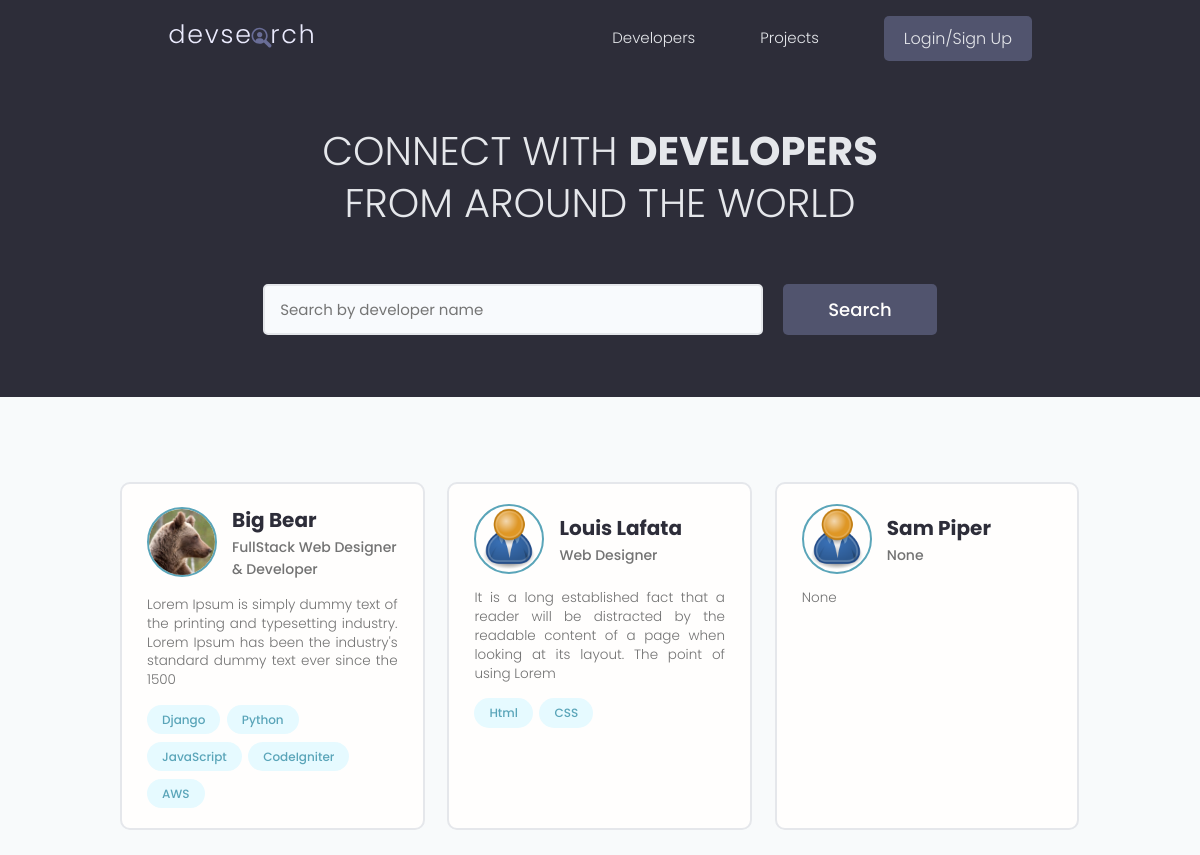
Before: / with the older database file.
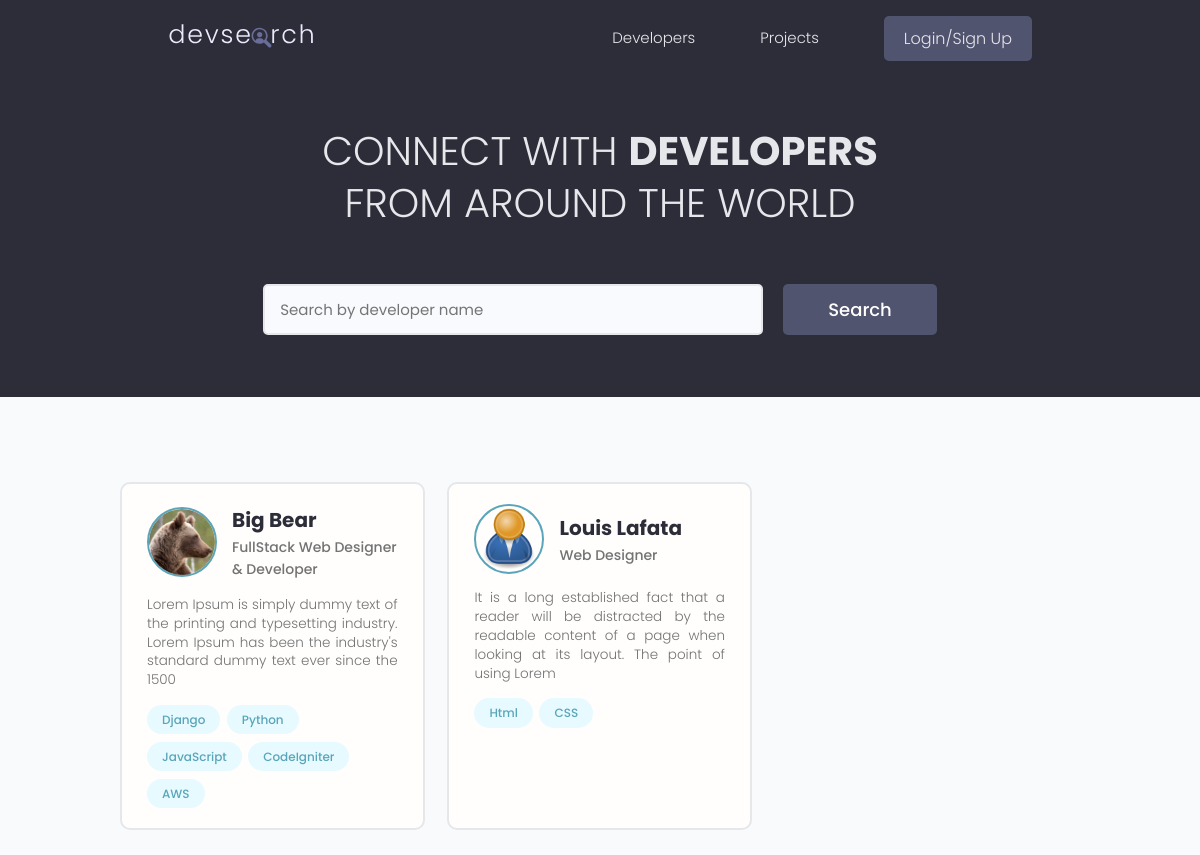
After: the same page with the newer database file.
### users/models.py (models this page shows, shortened)
class Profile(models.Model):
    user = models.OneToOneField(
        User, on_delete=models.CASCADE, null=True, blank=True)
    name = models.CharField(max_length=200, blank=True, null=True)
    email = models.EmailField(max_length=500, blank=True, null=True)
    username = models.CharField(max_length=200, blank=True, null=True)
    location = models.CharField(max_length=200, blank=True, null=True)
    short_intro = models.CharField(max_length=200, blank=True, null=True)
    bio = models.TextField(blank=True, null=True)
    profile_image = models.ImageField(
        null=True, blank=True, upload_to='profiles/', default="profiles/user-default.png")
    location = models.CharField(max_length=200, blank=True, null=True)
    social_github = models.CharField(max_length=200, blank=True, null=True)
    social_stackoverflow = models.CharField(
        max_length=200, blank=True, null=True)
    social_twitter = models.CharField(max_length=200, blank=True, null=True)
    social_linkedin = models.CharField(max_length=200, blank=True, null=True)
    social_youtube = models.CharField(max_length=200, blank=True, null=True)
    social_website = models.CharField(max_length=200, blank=True, null=True)
    created = models.DateTimeField(auto_now_add=True)
    id = models.UUIDField(default=uuid.uuid4, unique=True,
                          primary_key=True, editable=False)

class Skill(models.Model):
    owner = models.ForeignKey(
        Profile, on_delete=models.CASCADE, null=True, blank=True)
    name = models.CharField(max_length=200, blank=True, null=True)
    description = models.TextField(null=True, blank=True)
    created = models.DateTimeField(auto_now_add=True)
    id = models.UUIDField(default=uuid.uuid4, unique=True,
                          primary_key=True, editable=False)

### users/views.py (the view)
# urls.py: path('', views.profiles, name="profiles"),
def profiles(request):
    profiles, search_query = searchProfiles(request)
    custom_range, profiles = paginationProfiles(request, profiles, 3)
    context = {"profiles": profiles, "search_query": search_query,
               "custom_range": custom_range}
    return render(request, 'users/profiles.html', context)

### users/utils.py (called while the page is built)
def paginationProfiles(request, profiles, results):
    page = request.GET.get('page')
    paginator = Paginator(profiles, results)
    try:
        profiles = paginator.page(page)
    except PageNotAnInteger:
        page = 1
        profiles = paginator.page(page)
    except EmptyPage:
        page = paginator.num_pages
        profiles = paginator.page(page)
    leftIndex = (int(page)-1)
    if leftIndex < 1:
        leftIndex = 1
    rightIndex = (int(page)+1)
    if rightIndex > paginator.num_pages:
        rightIndex = paginator.num_pages+1
    custom_range = range(leftIndex, rightIndex)
    return custom_range, profiles

def searchProfiles(request):
    search_query = ''
    if request.GET.get('search_query'):
        search_query = request.GET.get('search_query')
    skills = Skill.objects.filter(name__icontains=search_query)
    profiles = Profile.objects.distinct().filter(
        Q(name__icontains=search_query) |
        Q(short_intro__icontains=search_query) |
        Q(skill__in=skills)
    )
    return profiles, search_query

### users/templates/users/profiles.html (shortened to what this page needs)
{% extends 'main.html' %}
{% block content %}
<main class="profiles">
  <section class="hero-section text-center">
    <div class="container container--narrow">
      <div class="hero-section__box">
        <h2>CONNECT WITH <span>DEVELOPERS</span></h2>
        <h2>FROM AROUND THE WORLD</h2>
      </div>
      <div class="hero-section__search">
        <form id="searchForm" class="form" action="{% url 'profiles' %}" method="get">
          <div class="form__field">
            <input class="input input--text" id="formInput#search" type="text" name="search_query"
              value="{{search_query}}" placeholder="Search by developer name" />
          </div>
          <input class="btn btn--sub btn--lg" type="submit" value="Search" />
        </form>
      </div>
    </div>
  </section>
  <section class="devlist">
    <div class="container">
      <div class="grid grid--three">
        {% for profile in profiles %}
        <div class="column card">
          <div class="dev">
            <a href="{% url 'user-profile' profile.id %}" class="card__body">
              <div class="dev__profile">
                <img class="avatar avatar--md" src="{{profile.profile_image.url}}" alt="image" />
                <div class="dev__meta">
                  <h3>{{profile.name}}</h3>
                  <h5>{{profile.short_intro|slice:"50"}}</h5>
                </div>
              </div>
              <p class="dev__info">
                {{profile.bio | slice:"150"}}
              </p>
              <div class="dev__skills">
                {% for skill in profile.skill_set.all|slice:"5" %}
                <span class="tag tag--pill tag--main">
                  <small>{{skill.name}}</small>
                </span>
                {% endfor %}
              </div>
            </a>
          </div>
        </div>
        {% endfor %}
      </div>
    </div>
  </section>
</main>
{% endblock content %}

Changed rows visible on the page:
removed Profile: profile_image (placeholder picture), name "Sam Piper", short_intro "None", bio "None"
